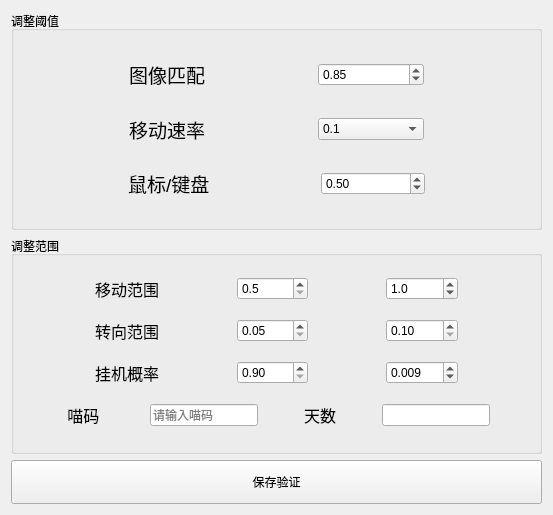
     <widget class="QWidget" name="tabS">
      <attribute name="icon">
       <iconset>
        <normaloff>assets/PNG/gear.png</normaloff>assets/PNG/gear.png</iconset>
      </attribute>
      <attribute name="title">
       <string>设置</string>
      </attribute>
      <layout class="QVBoxLayout" name="verticalLayout_4" stretch="5,5,1">
       <item>
        <widget class="QGroupBox" name="groupBox">
         <property name="title">
          <string>调整阈值</string>
         </property>
         <layout class="QVBoxLayout" name="verticalLayout_3" stretch="1,2,1,2,1,2,1">
          <item>
           <spacer name="verticalSpacer_3">
            <property name="orientation">
             <enum>Qt::Orientation::Vertical</enum>
            </property>
            <property name="sizeHint" stdset="0">
             <size>
              <width>20</width>
              <height>40</height>
             </size>
            </property>
           </spacer>
          </item>
          <item>
           <layout class="QHBoxLayout" name="horizontalLayout_8" stretch="1,2,1,1,1">
            <item>
             <spacer name="horizontalSpacer_3">
              <property name="orientation">
               <enum>Qt::Orientation::Horizontal</enum>
              </property>
              <property name="sizeHint" stdset="0">
               <size>
                <width>40</width>
                <height>20</height>
               </size>
              </property>
             </spacer>
            </item>
            <item>
             <widget class="QLabel" name="label">
              <property name="sizePolicy">
               <sizepolicy hsizetype="Fixed" vsizetype="Preferred">
                <horstretch>0</horstretch>
                <verstretch>0</verstretch>
               </sizepolicy>
              </property>
              <property name="font">
               <font>
                <pointsize>14</pointsize>
               </font>
              </property>
              <property name="text">
               <string>图像匹配</string>
              </property>
             </widget>
            </item>
            <item>
             <spacer name="horizontalSpacer">
              <property name="orientation">
               <enum>Qt::Orientation::Horizontal</enum>
              </property>
              <property name="sizeHint" stdset="0">
               <size>
                <width>40</width>
                <height>20</height>
               </size>
              </property>
             </spacer>
            </item>
            <item>
             <widget class="QDoubleSpinBox" name="doubleSpinBox">
              <property name="sizePolicy">
               <sizepolicy hsizetype="Minimum" vsizetype="Fixed">
                <horstretch>0</horstretch>
                <verstretch>0</verstretch>
               </sizepolicy>
              </property>
              <property name="baseSize">
               <size>
                <width>0</width>
                <height>0</height>
               </size>
              </property>
              <property name="minimum">
               <double>0.500000000000000</double>
              </property>
              <property name="maximum">
               <double>1.000000000000000</double>
              </property>
              <property name="singleStep">
               <double>0.010000000000000</double>
              </property>
              <property name="value">
               <double>0.850000000000000</double>
              </property>
             </widget>
            </item>
            <item>
             <spacer name="horizontalSpacer_2">
              <property name="orientation">
               <enum>Qt::Orientation::Horizontal</enum>
              </property>
              <property name="sizeHint" stdset="0">
               <size>
                <width>40</width>
                <height>20</height>
               </size>
              </property>
             </spacer>
            </item>
           </layout>
          </item>
          <item>
           <spacer name="verticalSpacer">
            <property name="orientation">
             <enum>Qt::Orientation::Vertical</enum>
            </property>
            <property name="sizeHint" stdset="0">
             <size>
              <width>20</width>
              <height>40</height>
             </size>
            </property>
           </spacer>
          </item>
          <item>
           <layout class="QHBoxLayout" name="horizontalLayout_9" stretch="1,2,1,1,1">
            <item>
             <spacer name="horizontalSpacer_5">
              <property name="orientation">
               <enum>Qt::Orientation::Horizontal</enum>
              </property>
              <property name="sizeHint" stdset="0">
               <size>
                <width>40</width>
                <height>20</height>
               </size>
              </property>
             </spacer>
            </item>
            <item>
             <widget class="QLabel" name="label_2">
              <property name="sizePolicy">
               <sizepolicy hsizetype="Fixed" vsizetype="Preferred">
                <horstretch>0</horstretch>
                <verstretch>0</verstretch>
               </sizepolicy>
              </property>
              <property name="font">
               <font>
                <pointsize>14</pointsize>
               </font>
              </property>
              <property name="text">
               <string>移动速率</string>
              </property>
             </widget>
            </item>
            <item>
             <spacer name="horizontalSpacer_4">
              <property name="orientation">
               <enum>Qt::Orientation::Horizontal</enum>
              </property>
              <property name="sizeHint" stdset="0">
               <size>
                <width>40</width>
                <height>20</height>
               </size>
              </property>
             </spacer>
            </item>
            <item>
             <widget class="QComboBox" name="comboBox">
              <property name="sizePolicy">
               <sizepolicy hsizetype="Preferred" vsizetype="Fixed">
                <horstretch>0</horstretch>
                <verstretch>0</verstretch>
               </sizepolicy>
              </property>
              <item>
               <property name="text">
                <string>0.1</string>
               </property>
              </item>
              <item>
               <property name="text">
                <string>0.15</string>
               </property>
              </item>
              <item>
               <property name="text">
                <string>0.2</string>
               </property>
              </item>
              <item>
               <property name="text">
                <string>0.25</string>
               </property>
              </item>
             </widget>
            </item>
            <item>
             <spacer name="horizontalSpacer_6">
              <property name="orientation">
               <enum>Qt::Orientation::Horizontal</enum>
              </property>
              <property name="sizeHint" stdset="0">
               <size>
                <width>40</width>
                <height>20</height>
               </size>
              </property>
             </spacer>
            </item>
           </layout>
          </item>
          <item>
           <spacer name="verticalSpacer_2">
            <property name="orientation">
             <enum>Qt::Orientation::Vertical</enum>
            </property>
            <property name="sizeHint" stdset="0">
             <size>
              <width>20</width>
              <height>40</height>
             </size>
            </property>
           </spacer>
          </item>
          <item>
           <layout class="QHBoxLayout" name="horizontalLayout_10" stretch="1,2,1,1,1">
            <item>
             <spacer name="horizontalSpacer_7">
              <property name="orientation">
               <enum>Qt::Orientation::Horizontal</enum>
              </property>
              <property name="sizeHint" stdset="0">
               <size>
                <width>40</width>
                <height>20</height>
               </size>
              </property>
             </spacer>
            </item>
            <item>
             <widget class="QLabel" name="label_7">
              <property name="sizePolicy">
               <sizepolicy hsizetype="Fixed" vsizetype="Preferred">
                <horstretch>0</horstretch>
                <verstretch>0</verstretch>
               </sizepolicy>
              </property>
              <property name="font">
               <font>
                <pointsize>14</pointsize>
               </font>
              </property>
              <property name="text">
               <string>鼠标/键盘</string>
              </property>
             </widget>
            </item>
            <item>
             <spacer name="horizontalSpacer_8">
              <property name="orientation">
               <enum>Qt::Orientation::Horizontal</enum>
              </property>
              <property name="sizeHint" stdset="0">
               <size>
                <width>40</width>
                <height>20</height>
               </size>
              </property>
             </spacer>
            </item>
            <item>
             <widget class="QDoubleSpinBox" name="doubleSpinBox_6">
              <property name="minimum">
               <double>0.000000000000000</double>
              </property>
              <property name="maximum">
               <double>1.000000000000000</double>
              </property>
              <property name="singleStep">
               <double>0.010000000000000</double>
              </property>
              <property name="value">
               <double>0.500000000000000</double>
              </property>
             </widget>
            </item>
            <item>
             <spacer name="horizontalSpacer_9">
              <property name="orientation">
               <enum>Qt::Orientation::Horizontal</enum>
              </property>
              <property name="sizeHint" stdset="0">
               <size>
                <width>40</width>
                <height>20</height>
               </size>
              </property>
             </spacer>
            </item>
           </layout>
          </item>
          <item>
           <spacer name="verticalSpacer_4">
            <property name="orientation">
             <enum>Qt::Orientation::Vertical</enum>
            </property>
            <property name="sizeHint" stdset="0">
             <size>
              <width>20</width>
              <height>40</height>
             </size>
            </property>
           </spacer>
          </item>
         </layout>
        </widget>
       </item>
       <item>
        <widget class="QGroupBox" name="groupBox_2">
         <property name="title">
          <string>调整范围</string>
         </property>
         <layout class="QVBoxLayout" name="verticalLayout_2">
          <item>
           <layout class="QHBoxLayout" name="horizontalLayout_4" stretch="1,1,1,1,1,1,1">
            <item>
             <spacer name="horizontalSpacer_10">
              <property name="orientation">
               <enum>Qt::Orientation::Horizontal</enum>
              </property>
              <property name="sizeHint" stdset="0">
               <size>
                <width>40</width>
                <height>20</height>
               </size>
              </property>
             </spacer>
            </item>
            <item>
             <widget class="QLabel" name="label_3">
              <property name="sizePolicy">
               <sizepolicy hsizetype="Fixed" vsizetype="Preferred">
                <horstretch>0</horstretch>
                <verstretch>0</verstretch>
               </sizepolicy>
              </property>
              <property name="font">
               <font>
                <pointsize>12</pointsize>
               </font>
              </property>
              <property name="text">
               <string>移动范围</string>
              </property>
             </widget>
            </item>
            <item>
             <spacer name="horizontalSpacer_11">
              <property name="orientation">
               <enum>Qt::Orientation::Horizontal</enum>
              </property>
              <property name="sizeHint" stdset="0">
               <size>
                <width>40</width>
                <height>20</height>
               </size>
              </property>
             </spacer>
            </item>
            <item>
             <widget class="QDoubleSpinBox" name="doubleSpinBox_2">
              <property name="decimals">
               <number>1</number>
              </property>
              <property name="minimum">
               <double>0.500000000000000</double>
              </property>
              <property name="maximum">
               <double>5.000000000000000</double>
              </property>
              <property name="singleStep">
               <double>0.100000000000000</double>
              </property>
             </widget>
            </item>
            <item>
             <spacer name="horizontalSpacer_12">
              <property name="orientation">
               <enum>Qt::Orientation::Horizontal</enum>
              </property>
              <property name="sizeHint" stdset="0">
               <size>
                <width>40</width>
                <height>20</height>
               </size>
              </property>
             </spacer>
            </item>
            <item>
             <widget class="QDoubleSpinBox" name="doubleSpinBox_3">
              <property name="decimals">
               <number>1</number>
              </property>
              <property name="minimum">
               <double>0.100000000000000</double>
              </property>
              <property name="maximum">
               <double>10.000000000000000</double>
              </property>
              <property name="singleStep">
               <double>0.100000000000000</double>
              </property>
              <property name="value">
               <double>1.000000000000000</double>
              </property>
             </widget>
            </item>
            <item>
             <spacer name="horizontalSpacer_13">
              <property name="orientation">
               <enum>Qt::Orientation::Horizontal</enum>
              </property>
              <property name="sizeHint" stdset="0">
               <size>
                <width>40</width>
                <height>20</height>
               </size>
              </property>
             </spacer>
            </item>
           </layout>
          </item>
          <item>
           <layout class="QHBoxLayout" name="horizontalLayout_5" stretch="1,1,1,1,1,1,1">
            <item>
             <spacer name="horizontalSpacer_14">
              <property name="orientation">
               <enum>Qt::Orientation::Horizontal</enum>
              </property>
              <property name="sizeHint" stdset="0">
               <size>
                <width>40</width>
                <height>20</height>
               </size>
              </property>
             </spacer>
            </item>
            <item>
             <widget class="QLabel" name="label_4">
              <property name="sizePolicy">
               <sizepolicy hsizetype="Fixed" vsizetype="Preferred">
                <horstretch>0</horstretch>
                <verstretch>0</verstretch>
               </sizepolicy>
              </property>
              <property name="font">
               <font>
                <pointsize>12</pointsize>
               </font>
              </property>
              <property name="text">
               <string>转向范围</string>
              </property>
             </widget>
            </item>
            <item>
             <spacer name="horizontalSpacer_15">
              <property name="orientation">
               <enum>Qt::Orientation::Horizontal</enum>
              </property>
              <property name="sizeHint" stdset="0">
               <size>
                <width>40</width>
                <height>20</height>
               </size>
              </property>
             </spacer>
            </item>
            <item>
             <widget class="QDoubleSpinBox" name="doubleSpinBox_4">
              <property name="minimum">
               <double>0.050000000000000</double>
              </property>
              <property name="maximum">
               <double>0.500000000000000</double>
              </property>
              <property name="singleStep">
               <double>0.010000000000000</double>
              </property>
              <property name="value">
               <double>0.050000000000000</double>
              </property>
             </widget>
            </item>
            <item>
             <spacer name="horizontalSpacer_16">
              <property name="orientation">
               <enum>Qt::Orientation::Horizontal</enum>
              </property>
              <property name="sizeHint" stdset="0">
               <size>
                <width>40</width>
                <height>20</height>
               </size>
              </property>
             </spacer>
            </item>
            <item>
             <widget class="QDoubleSpinBox" name="doubleSpinBox_5">
              <property name="minimum">
               <double>0.100000000000000</double>
              </property>
              <property name="maximum">
               <double>5.000000000000000</double>
              </property>
              <property name="singleStep">
               <double>0.010000000000000</double>
              </property>
              <property name="value">
               <double>0.100000000000000</double>
              </property>
             </widget>
            </item>
            <item>
             <spacer name="horizontalSpacer_17">
              <property name="orientation">
               <enum>Qt::Orientation::Horizontal</enum>
              </property>
              <property name="sizeHint" stdset="0">
               <size>
                <width>40</width>
                <height>20</height>
               </size>
              </property>
             </spacer>
            </item>
           </layout>
          </item>
          <item>
           <layout class="QHBoxLayout" name="horizontalLayout_6" stretch="1,1,1,1,1,1,1">
            <item>
             <spacer name="horizontalSpacer_18">
              <property name="orientation">
               <enum>Qt::Orientation::Horizontal</enum>
              </property>
              <property name="sizeHint" stdset="0">
               <size>
                <width>40</width>
                <height>20</height>
               </size>
              </property>
             </spacer>
            </item>
            <item>
             <widget class="QLabel" name="label_8">
              <property name="sizePolicy">
               <sizepolicy hsizetype="Fixed" vsizetype="Preferred">
                <horstretch>0</horstretch>
                <verstretch>0</verstretch>
               </sizepolicy>
              </property>
              <property name="font">
               <font>
                <pointsize>12</pointsize>
               </font>
              </property>
              <property name="text">
               <string>挂机概率</string>
              </property>
             </widget>
            </item>
            <item>
             <spacer name="horizontalSpacer_19">
              <property name="orientation">
               <enum>Qt::Orientation::Horizontal</enum>
              </property>
              <property name="sizeHint" stdset="0">
               <size>
                <width>40</width>
                <height>20</height>
               </size>
              </property>
             </spacer>
            </item>
            <item>
             <widget class="QDoubleSpinBox" name="doubleSpinBox_7">
              <property name="minimum">
               <double>0.900000000000000</double>
              </property>
              <property name="maximum">
               <double>1.000000000000000</double>
              </property>
              <property name="singleStep">
               <double>0.010000000000000</double>
              </property>
             </widget>
            </item>
            <item>
             <spacer name="horizontalSpacer_20">
              <property name="orientation">
               <enum>Qt::Orientation::Horizontal</enum>
              </property>
              <property name="sizeHint" stdset="0">
               <size>
                <width>40</width>
                <height>20</height>
               </size>
              </property>
             </spacer>
            </item>
            <item>
             <widget class="QDoubleSpinBox" name="doubleSpinBox_8">
              <property name="decimals">
               <number>3</number>
              </property>
              <property name="minimum">
               <double>0.000000000000000</double>
              </property>
              <property name="maximum">
               <double>0.010000000000000</double>
              </property>
              <property name="singleStep">
               <double>0.001000000000000</double>
              </property>
              <property name="stepType">
               <enum>QAbstractSpinBox::StepType::AdaptiveDecimalStepType</enum>
              </property>
              <property name="value">
               <double>0.009000000000000</double>
              </property>
             </widget>
            </item>
            <item>
             <spacer name="horizontalSpacer_22">
              <property name="orientation">
               <enum>Qt::Orientation::Horizontal</enum>
              </property>
              <property name="sizeHint" stdset="0">
               <size>
                <width>40</width>
                <height>20</height>
               </size>
              </property>
             </spacer>
            </item>
           </layout>
          </item>
          <item>
           <layout class="QHBoxLayout" name="horizontalLayout_7" stretch="1,1,1,1,1,1,1,1,1">
            <item>
             <spacer name="horizontalSpacer_23">
              <property name="orientation">
               <enum>Qt::Orientation::Horizontal</enum>
              </property>
              <property name="sizeHint" stdset="0">
               <size>
                <width>40</width>
                <height>20</height>
               </size>
              </property>
             </spacer>
            </item>
            <item>
             <widget class="QLabel" name="label_9">
              <property name="sizePolicy">
               <sizepolicy hsizetype="Fixed" vsizetype="Preferred">
                <horstretch>0</horstretch>
                <verstretch>0</verstretch>
               </sizepolicy>
              </property>
              <property name="font">
               <font>
                <pointsize>12</pointsize>
               </font>
              </property>
              <property name="text">
               <string> 喵码 </string>
              </property>
             </widget>
            </item>
            <item>
             <spacer name="horizontalSpacer_24">
              <property name="orientation">
               <enum>Qt::Orientation::Horizontal</enum>
              </property>
              <property name="sizeHint" stdset="0">
               <size>
                <width>40</width>
                <height>20</height>
               </size>
              </property>
             </spacer>
            </item>
            <item>
             <widget class="QLineEdit" name="lineEdit">
              <property name="sizePolicy">
               <sizepolicy hsizetype="Fixed" vsizetype="Fixed">
                <horstretch>0</horstretch>
                <verstretch>0</verstretch>
               </sizepolicy>
              </property>
              <property name="placeholderText">
               <string>请输入喵码</string>
              </property>
             </widget>
            </item>
            <item>
             <spacer name="horizontalSpacer_25">
              <property name="orientation">
               <enum>Qt::Orientation::Horizontal</enum>
              </property>
              <property name="sizeHint" stdset="0">
               <size>
                <width>40</width>
                <height>20</height>
               </size>
              </property>
             </spacer>
            </item>
            <item>
             <widget class="QLabel" name="label_10">
              <property name="sizePolicy">
               <sizepolicy hsizetype="Fixed" vsizetype="Preferred">
                <horstretch>0</horstretch>
                <verstretch>0</verstretch>
               </sizepolicy>
              </property>
              <property name="font">
               <font>
                <pointsize>12</pointsize>
               </font>
              </property>
              <property name="text">
               <string>天数</string>
              </property>
             </widget>
            </item>
            <item>
             <spacer name="horizontalSpacer_21">
              <property name="orientation">
               <enum>Qt::Orientation::Horizontal</enum>
              </property>
              <property name="sizeHint" stdset="0">
               <size>
                <width>40</width>
                <height>20</height>
               </size>
              </property>
             </spacer>
            </item>
            <item>
             <widget class="QLineEdit" name="lineEdit_2">
              <property name="sizePolicy">
               <sizepolicy hsizetype="Fixed" vsizetype="Fixed">
                <horstretch>0</horstretch>
                <verstretch>0</verstretch>
               </sizepolicy>
              </property>
              <property name="text">
               <string/>
              </property>
             </widget>
            </item>
            <item>
             <spacer name="horizontalSpacer_26">
              <property name="orientation">
               <enum>Qt::Orientation::Horizontal</enum>
              </property>
              <property name="sizeHint" stdset="0">
               <size>
                <width>40</width>
                <height>20</height>
               </size>
              </property>
             </spacer>
            </item>
           </layout>
          </item>
         </layout>
        </widget>
       </item>
       <item>
        <widget class="QPushButton" name="pushButton">
         <property name="sizePolicy">
          <sizepolicy hsizetype="Minimum" vsizetype="Minimum">
           <horstretch>0</horstretch>
           <verstretch>0</verstretch>
          </sizepolicy>
         </property>
         <property name="text">
          <string>保存验证</string>
         </property>
        </widget>
       </item>
      </layout>
     </widget>
